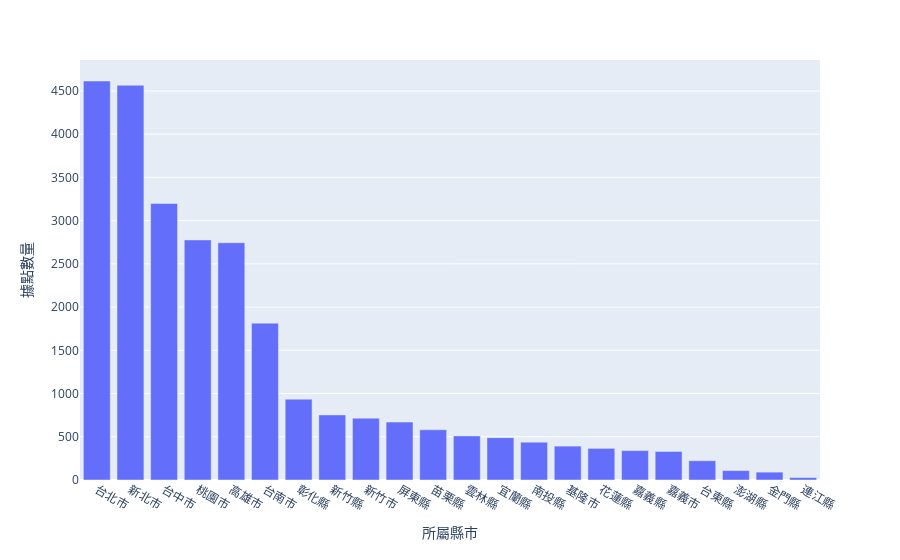

Notebook code for this chart:
### Code cell
fig = px.bar(locationok, x='所屬縣市', y='據點數量')
fig.show()

### Figure 1 — Plotly figure (JSON) as saved in the notebook; plotly's stock layout.template omitted (floating-point values rounded to 4 significant figures)
{"data": [{"alignmentgroup": "True", "hovertemplate": "所屬縣市=%{x}<br>據點數量=%{y}<extra></extra>", "legendgroup": "", "marker": {"color": "#636efa", "pattern": {"shape": ""}}, "name": "", "offsetgroup": "", "orientation": "v", "showlegend": false, "textposition": "auto", "type": "bar", "x": ["台北市", "新北市", "台中市", "桃園市", "高雄市", "台南市", "彰化縣", "新竹縣", "新竹市", "屏東縣", "苗栗縣", "雲林縣", "宜蘭縣", "南投縣", "基隆市", "花蓮縣", "嘉義縣", "嘉義市", "台東縣", "澎湖縣", "金門縣", "連江縣"], "xaxis": "x", "y": [4615, 4566, 3198, 2777, 2744, 1814, 935, 753, 715, 670, 581, 510, 490, 438, 392, 366, 340, 330, 223, 109, 91, 28], "yaxis": "y"}], "layout": {"barmode": "relative", "legend": {"tracegroupgap": 0}, "margin": {"t": 60}, "xaxis": {"anchor": "y", "domain": [0, 1], "title": {"text": "所屬縣市"}}, "yaxis": {"anchor": "x", "domain": [0, 1], "title": {"text": "據點數量"}}}}
